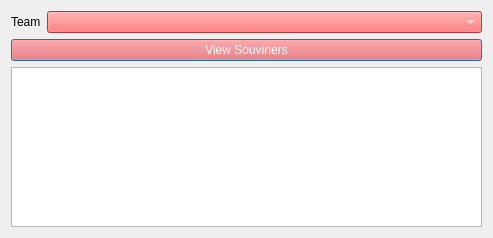
<?xml version="1.0" encoding="UTF-8"?>
<ui version="4.0">
 <class>souvs</class>
 <widget class="QDialog" name="souvs">
  <property name="geometry">
   <rect>
    <x>0</x>
    <y>0</y>
    <width>493</width>
    <height>238</height>
   </rect>
  </property>
  <property name="windowTitle">
   <string>Dialog</string>
  </property>
  <layout class="QGridLayout" name="gridLayout">
   <item row="0" column="0">
    <layout class="QFormLayout" name="formLayout">
     <item row="0" column="0">
      <widget class="QLabel" name="label">
       <property name="text">
        <string>Team</string>
       </property>
      </widget>
     </item>
     <item row="0" column="1">
      <widget class="QComboBox" name="comboBox">
       <property name="styleSheet">
        <string notr="true">color: rgb(255, 255, 255);
border-color: rgb(255, 255, 255);
background-color: rgb(250, 83, 83);</string>
       </property>
      </widget>
     </item>
    </layout>
   </item>
   <item row="2" column="0">
    <widget class="QListWidget" name="listWidget"/>
   </item>
   <item row="1" column="0">
    <widget class="QPushButton" name="pushButton_view">
     <property name="styleSheet">
      <string notr="true">color: rgb(255, 255, 255);
border-color: rgb(255, 255, 255);
background-color: rgb(250, 83, 83);</string>
     </property>
     <property name="text">
      <string>View Souviners</string>
     </property>
    </widget>
   </item>
  </layout>
 </widget>
 <resources/>
 <connections/>
</ui>
